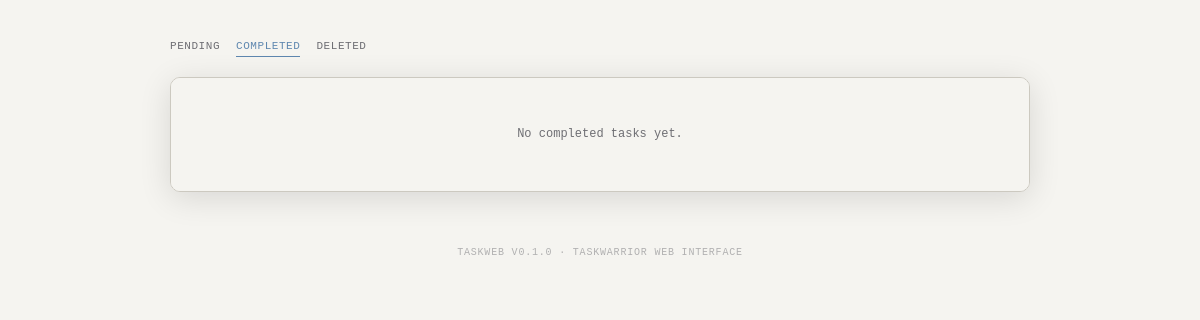
Before: /completed with the older database file.
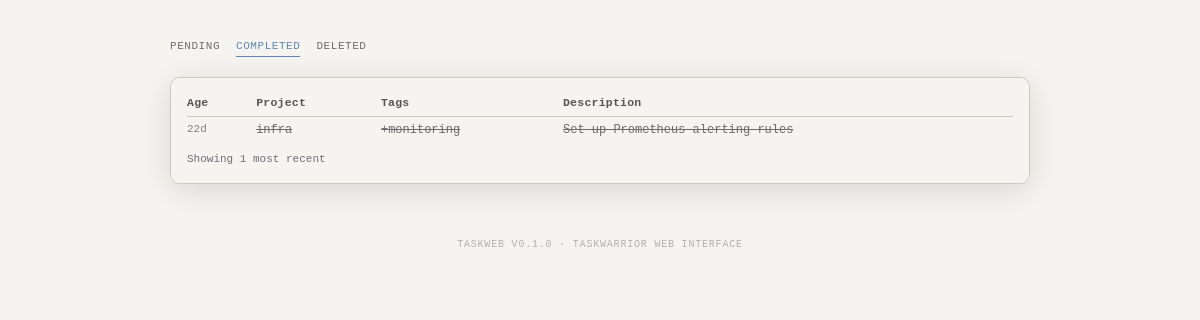
After: the same page with the newer database file.
### tables this page shows
CREATE TABLE tasks (uuid STRING PRIMARY KEY, data STRING);

### taskweb/server.py (the view)
    @app.route("/completed")
    def completed():
        page = max(1, request.args.get("page", 1, type=int))
        all_tasks = get_completed_tasks()
        pending = get_pending_tasks()
        derived = derive_from_tasks(pending)
        total = len(all_tasks)
        total_pages = max(1, (total + PER_PAGE - 1) // PER_PAGE)
        page = min(page, total_pages)
        tasks = all_tasks[(page - 1) * PER_PAGE : page * PER_PAGE]
        return render_template(
            "completed.html",
            tasks=tasks,
            counts={**derived["counts"], "completed": total},
            page=page,
            total_pages=total_pages,
        )

### taskweb/tasks.py (called while the page is built, shortened)
def _db_path() -> Path:
    data_dir = os.environ.get("TASKDATA", os.path.expanduser("~/.local/share/task"))
    return Path(data_dir) / "taskchampion.sqlite3"

def _connect() -> sqlite3.Connection:
    conn = sqlite3.connect(str(_db_path()), timeout=10)
    conn.execute("PRAGMA journal_mode=WAL")
    return conn

def _calculate_urgency(due: str, priority: str, start: str, tags: list[str], status: str) -> float:
    urg = 0.0
    if due:
        try:
            days_until = (int(due) - time.time()) / 86400
            if days_until < 0:
                urg += 12.0
            elif days_until < 7:
                urg += 8.0
            elif days_until < 14:
                urg += 4.0
            else:
                urg += 1.0
        except (ValueError, TypeError):
            pass
    if priority == "H":
        urg += 6.0
    elif priority == "M":
        urg += 3.9
    elif priority == "L":
        urg += 1.8
    if start:
        urg += 4.0
    if tags:
        urg += min(len(tags), 3) * 0.6
    return round(urg, 1)

def _get_working_set(conn: sqlite3.Connection) -> dict[str, int]:
    c = conn.cursor()
    c.execute("SELECT id, uuid FROM working_set")
    return {uuid: id_ for id_, uuid in c.fetchall()}

def get_tasks(status_filter: str = "") -> list[Task]:
    conn = _connect()
    try:
        working_set = _get_working_set(conn)
        c = conn.cursor()
        c.execute("SELECT uuid, data FROM tasks")
        tasks = []
        for uuid, data_str in c.fetchall():
            data = json.loads(data_str)
            if status_filter and data.get("status", "pending") != status_filter:
                continue
            tasks.append(_parse_task_data(uuid, data, working_set))
        tasks.sort(key=lambda t: t.urgency, reverse=True)
        return tasks
    finally:
        conn.close()

def get_pending_tasks(filter_str: str = "") -> list[Task]:
    tasks = get_tasks("pending")
    if not filter_str:
        return tasks

def get_completed_tasks() -> list[Task]:
    tasks = get_tasks("completed")
    tasks.sort(key=lambda t: t.end, reverse=True)
    return tasks

    @property
    def is_overdue(self) -> bool:
        if not self.due:
            return False
        try:
            due_ts = int(self.due)
            return due_ts < time.time()
        except (ValueError, TypeError):
            return False

### taskweb/templates/completed.html (shortened to what this page needs)
{% extends "base.html" %}
{% block content %}
<div class="window">
  <div class="content">
    {% if tasks %}
    <table class="tw">
      <thead>
        <tr>
          <th>Age</th>
          <th>Project</th>
          <th>Tags</th>
          <th>Description</th>
        </tr>
      </thead>
      <tbody>
        {% for task in tasks %}
        <tr>
          <td class="age">{{ task.age }}</td>
          <td class="done">{{ task.project }}</td>
          <td class="done">{% for t in task.tags %}+{{ t }}{% if not loop.last %} {% endif %}{% endfor %}</td>
          <td class="done">{{ task.description }}</td>
        </tr>
        {% endfor %}
      </tbody>
    </table>
    <div class="tw-footer">Showing {{ tasks|length }} most recent</div>
    {% else %}
    <div class="empty">No completed tasks yet.</div>
    {% endif %}
  </div>
</div>
{% endblock %}

### taskweb/templates/base.html (shortened to what this page needs)
<!DOCTYPE html>
<html lang="en">
<head>
  <link rel="stylesheet" href="{{ url_for('static', filename='style.css') }}">
</head>
<body>
<nav>
  <a href="{{ url_for('index') }}" class="{% if request.endpoint == 'index' %}active{% endif %}">Pending</a>
  <a href="{{ url_for('completed') }}" class="{% if request.endpoint == 'completed' %}active{% endif %}">Completed</a>
  <a href="{{ url_for('deleted') }}" class="{% if request.endpoint == 'deleted' %}active{% endif %}">Deleted</a>
</nav>
{% block content %}{% endblock %}
<footer>
  TaskWeb v{{ version }} &middot; Taskwarrior web interface
</footer>
</body>
</html>

### taskweb/static/style.css (style rules this page uses)
:root { --bg: #f5f4f0; --chrome: #eae8e2; --border: #ccc9c0; --text: #1c1c1e; --dim: #6e6e73; --tw-header:#555; --tw-id: #5f87af; --tw-age: #808080; --tw-proj: #5f8700; --tw-tag: #875faf; --tw-due: #d70000; --tw-due-ok:#5f87af; --tw-urg: #d75f00; --tw-urghi:#cc7700; --tw-done: #6c6c6c; --tw-desc: #1c1c1e; --tw-act: #5f8700; --tw-block:#af8700; --tw-recur:#008787; --tw-sep: #ccc9c0; --tw-cnt: #6e6e73; --tw-next: #5f5faf; --flash-success: #5f8700; --flash-error: #d70000; }
* { box-sizing:border-box;margin:0;padding:0 }
body { background: var(--bg); color: var(--text); font-family: -apple-system, BlinkMacSystemFont, 'SF Pro Text', 'Helvetica Neue', sans-serif; min-height: 100vh; display: flex; flex-direction: column; align-items: center; padding: 36px 20px 56px; transition: background .2s, color .2s; }
nav { width: 100%; max-width: 860px; display: flex; gap: 16px; margin-bottom: 20px; font-family: 'SF Mono', monospace; font-size: 11px; }
nav a { color: var(--dim); text-decoration: none; padding: 4px 0; letter-spacing: .05em; text-transform: uppercase; transition: color .15s; }
nav a:hover, nav a.active { color: var(--tw-id); }
nav a.active { border-bottom: 1px solid var(--tw-id); }
.window { width: 100%; max-width: 860px; border-radius: 10px; overflow: hidden; border: 1px solid var(--border); box-shadow: 0 6px 32px rgba(0,0,0,.12); margin-bottom: 24px; transition: border-color .2s; }
.content { background: var(--bg); padding: 14px 16px; font-family: 'SF Mono', monospace; font-size: 12px; line-height: 1.75; overflow-x: auto; transition: background .2s; }
table.tw { width: 100%; border-collapse: collapse; }
table.tw th { color: var(--tw-header); font-weight: 700; text-align: left; padding: 1px 14px 3px 0; border-bottom: 1px solid var(--tw-sep); white-space: nowrap; font-size: 11.5px; letter-spacing: .02em; }
table.tw td { padding: 3px 14px 3px 0; vertical-align: top; white-space: nowrap; }
table.tw th:last-child, table.tw td:last-child { padding-right: 0; }
.age { color: var(--tw-age); font-size: 11px }
.done { color: var(--tw-done); text-decoration: line-through }
.tw-footer { margin-top: 6px; color: var(--tw-cnt); font-size: 11px }
footer { margin-top: 28px; font-family: 'SF Mono', monospace; font-size: 10px; letter-spacing: .08em; text-transform: uppercase; color: var(--dim); opacity: .5; text-align: center; line-height: 1.8; }

Changed rows visible on the page:
added tasks: age "22d", project "infra", tags "monitoring", description "Set up Prometheus alerting rules"
Other visible differences:
{{ tasks|length }}: (not shown) → "1"
text no longer shown: "No completed tasks yet."
text now shown: "Age Project Tags Description Showing most recent"
